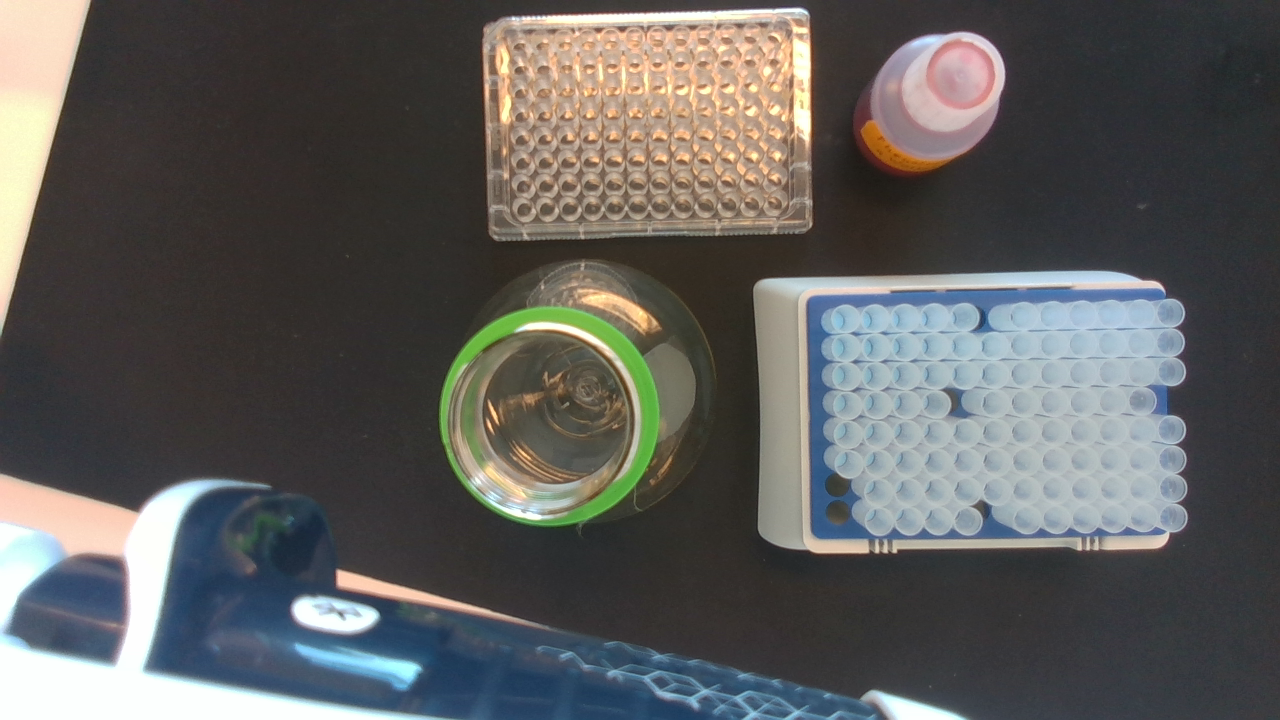
#> input picture scripts/classes/MTP/lab2.png, 1280 x 720 px, found by its file name
$ python box.py   (older library calls are emulated)
#> lines starting #> are read from the running program, lines starting #| are printed output that depends on the picture; after the words box and inside, x2 and y2 are one past the last pixel; in counts of white or black regions, pixels touching at a corner belong together
import cv2 as cv
import numpy as np
import matplotlib.pyplot as plt

def auto_limit(image, sigma):
    median = np.median(image)
    lower_limit = int(max(0, (1 - sigma) * median))
    upper_limit = int(min(255, (1 + sigma) * median))
    return lower_limit, upper_limit

ORIGINAL = cv.imread('/home/mike/cobot/scripts/classes/MTP/lab2.png')
#> ORIGINAL is the input picture: shape (720, 1280, 3); mean B, G, R 91.9, 93.5, 93.9
image = ORIGINAL.copy()

gray = cv.cvtColor(image, cv.COLOR_RGB2GRAY)
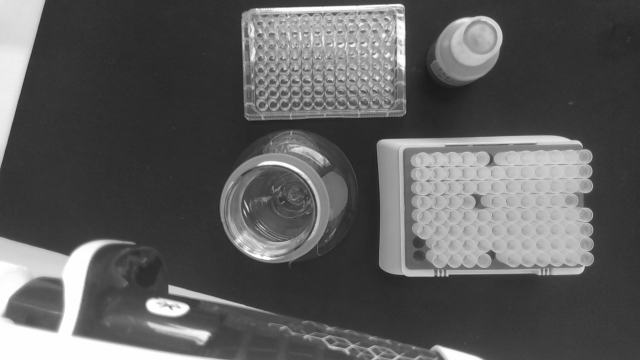
#> gray: shape (720, 1280) (shown at 1/2 size); min 24, max 255, mean 93.1
gblur = cv.GaussianBlur(gray,(3,3), cv.BORDER_DEFAULT)

lower, upper = auto_limit(gblur, 0.33)
#> in auto_limit, `median = np.median(image)`: median = 57
#> in auto_limit, `lower_limit = int(max(0, (1 - sigma) * median))`: lower_limit = 38
#> in auto_limit, `upper_limit = int(min(255, (1 + sigma) * median))`: upper_limit = 75
#> lower = 38; upper = 75
canny = cv.Canny(image, lower, upper)
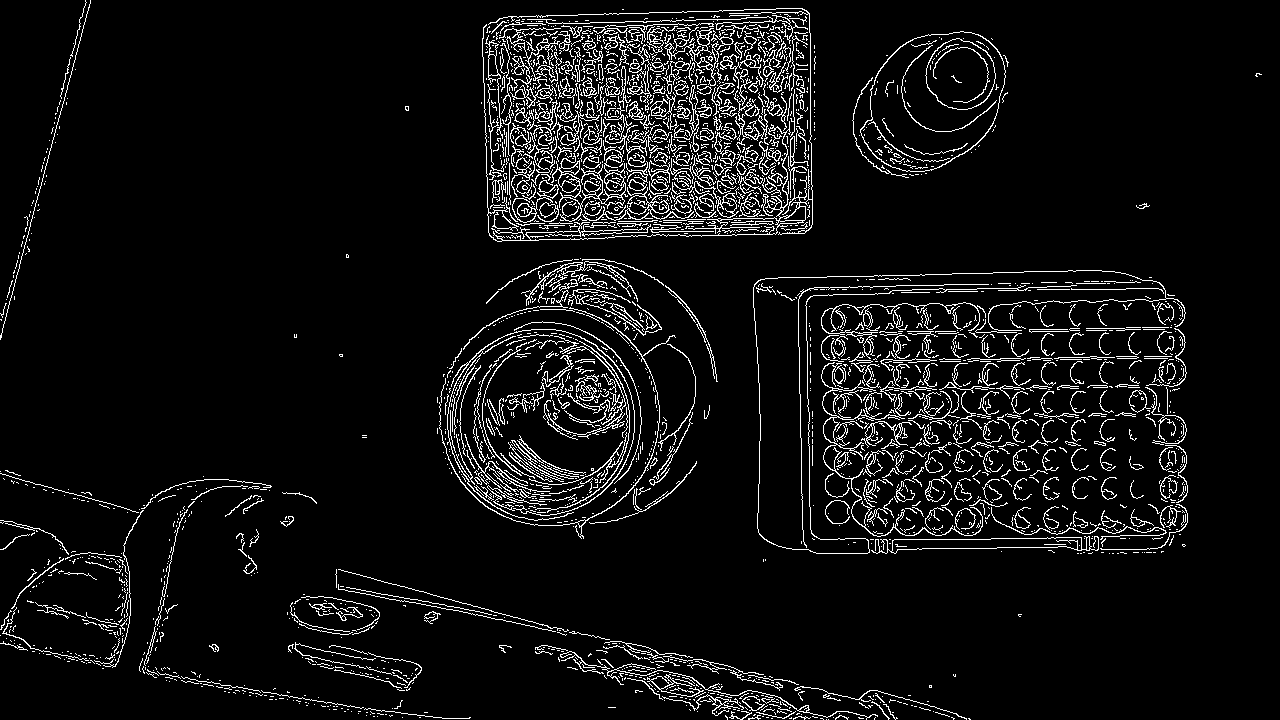
#> canny: shape (720, 1280); 6.5% white in thin lines or dots
canny = cv.dilate(canny, (39,39))
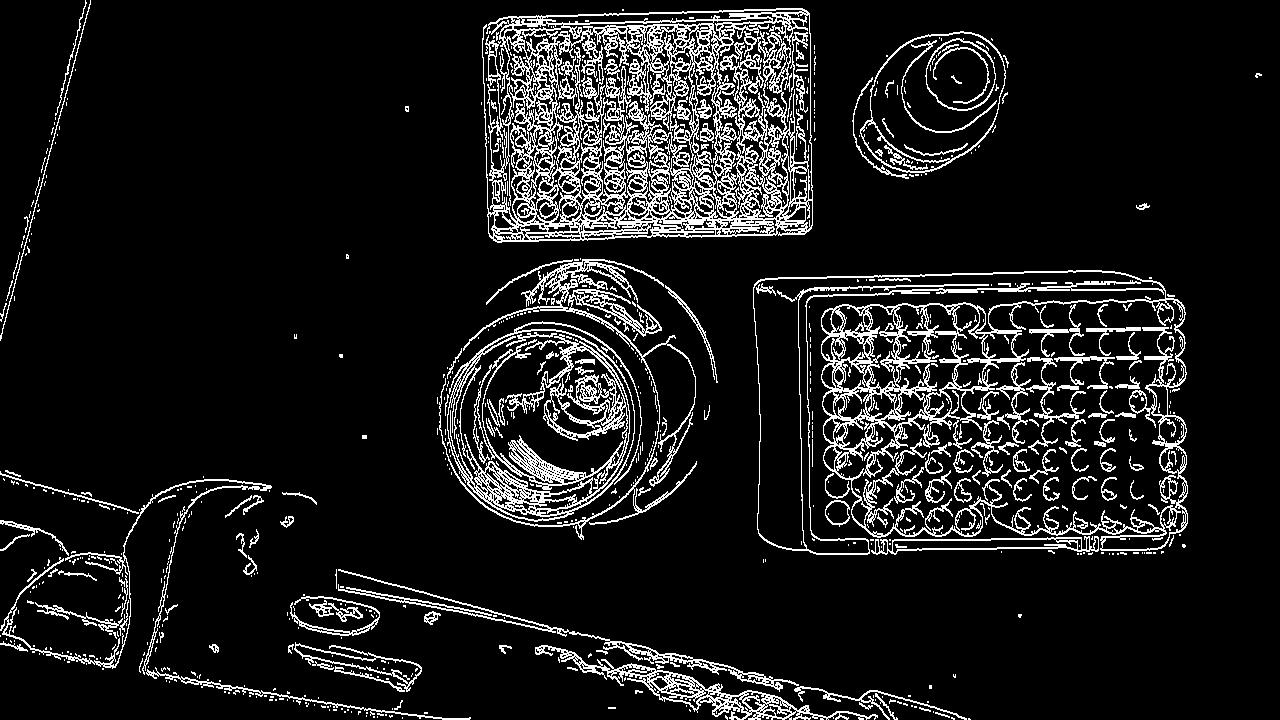
#> canny: shape (720, 1280); 10.6% white in thin lines or dots

cv.imshow("canny", canny)

_,contours,_ = cv.findContours(canny, cv.RETR_TREE, cv.CHAIN_APPROX_NONE)
#> contours = 3611 contours, 2875 with area under 20; largest, box (x1, y1, x2, y2) and area: (753, 270, 1188, 555) 101292, (482, 8, 813, 243) 70015, (851, 299, 1185, 536) 50280, (447, 321, 642, 522) 28285, (753, 271, 1164, 554) 19077
final = image.copy()

for contour in contours:
    area  = cv.contourArea(contour)
    length = len(contour)
    approx = cv.approxPolyDP(contour, 0.12*length, False)
    number_of_corners = len(approx)
    if 108000 > area > 800:
        final = cv.drawContours(final,contour, -1, (0,255,0), 3)
        print(area)
        x,y,w,h = cv.boundingRect(contour)
#> this loop made 3611 passes
#> (area, length, number_of_corners, x, y, w, h) on passes 133, 300, 303, 408, 499, 504, 583, 692: (4363, 1252, 3, 535, 645, 343, 75), (1664.5, 445, 3, 294, 642, 128, 50), (1275.5, 293, 3, 295, 644, 127, 41), (1982.5, 1863, 3, 338, 569, 461, 123), (2244, 582, 3, 871, 536, 228, 19), (1451, 420, 3, 892, 538, 186, 16), (1072.5, 2129, 2, 0, 479, 272, 196), (28285, 1114, 3, 447, 321, 195, 201)
#> (printed output is left out)
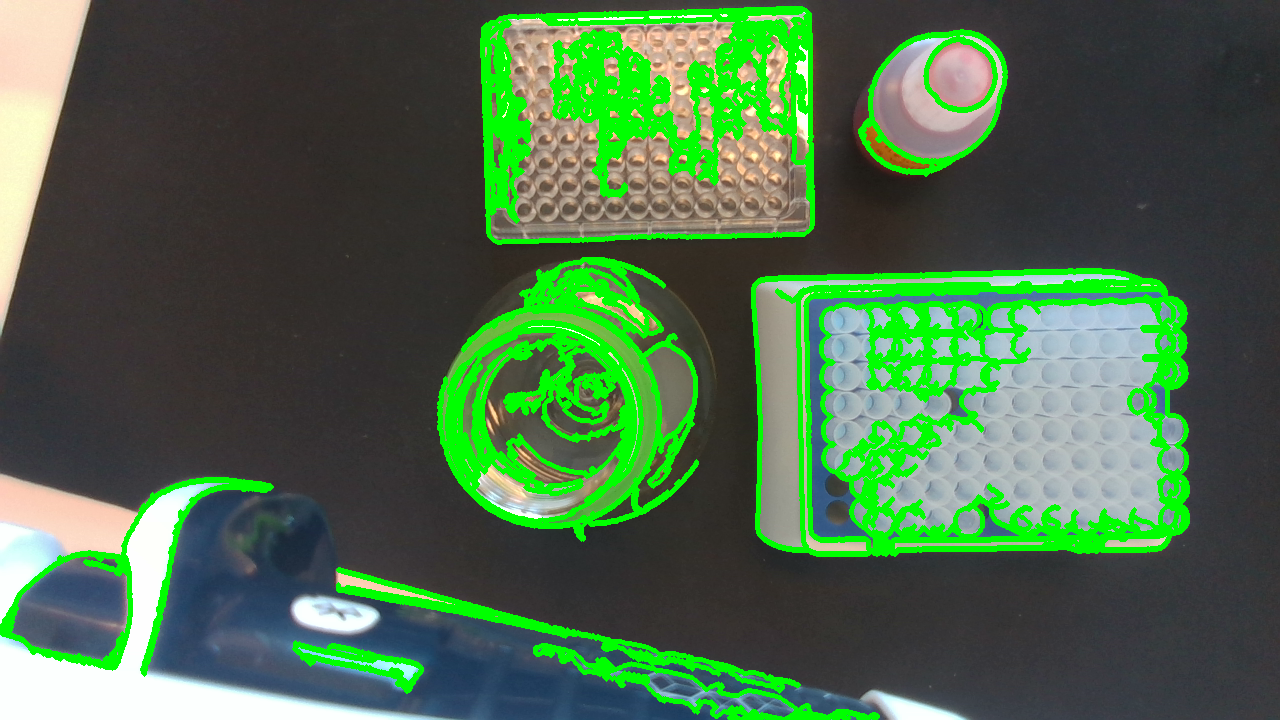
#> final: shape (720, 1280, 3); 13.07% of pixels changed, all inside (x1, y1, x2, y2) = (0, 6, 1190, 720)

cv.imshow("final", final)
cv.waitKey(0)

# matching template with points
def distance(point_a, point_b):
    diff_x = np.absolute(point_a[0]-point_b[0])
    diff_y = np.absolute(point_a[1]-point_b[1])
    return np.sqrt(np.power(diff_x,2)+np.power(diff_y,2))
    # c = sqrt(|a1-b1|^2+|a2-b2|^2)

# doesnt work -> for the idea
tips = [[0,0]*12]*8
circle_centers = [[0,0]*12]*8
for point in tips:
    for circle in circle_centers:
#> (the run stopped early here; a loop or call above may not have finished)

$ run again, with scripts/classes/MTP/lab3.png copied over scripts/classes/MTP/lab2.png
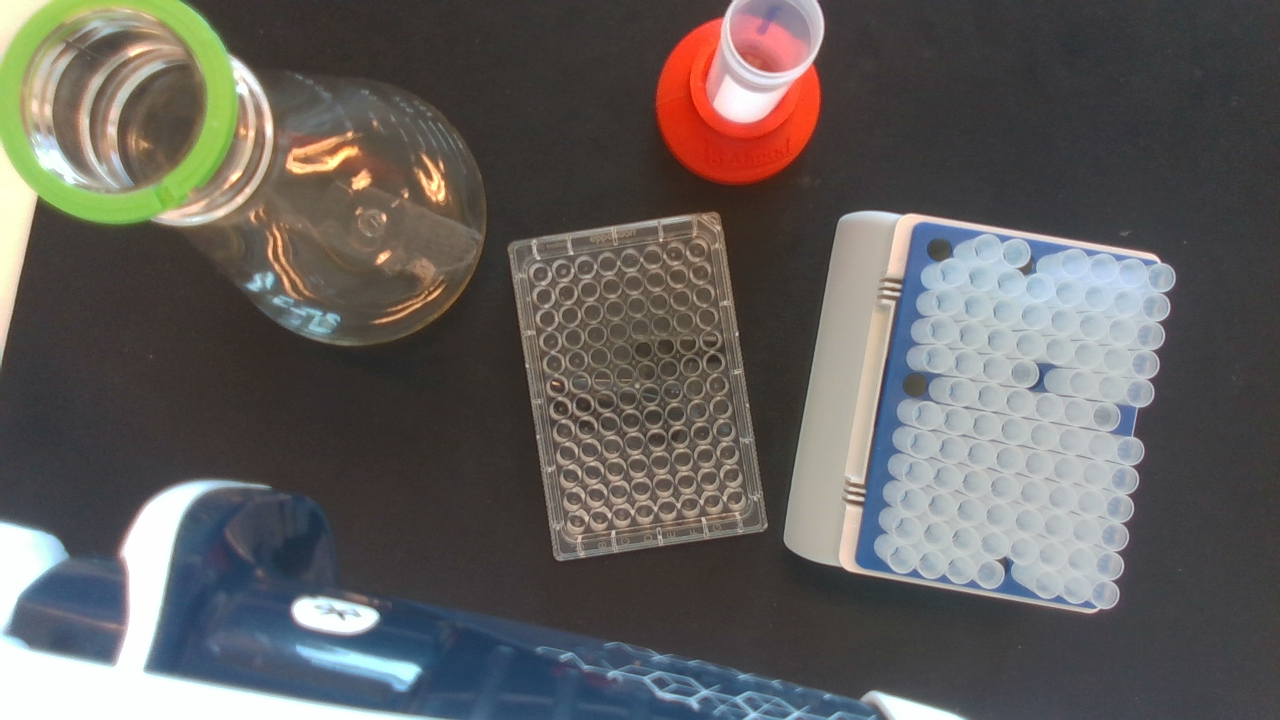
#> input picture scripts/classes/MTP/lab3.png, 1280 x 720 px, found by its file name
#> ORIGINAL is the input picture: shape (720, 1280, 3); mean B, G, R 93.4, 95.8, 99
#> median = 68
#> lower_limit = 45
#> upper_limit = 90
#> lower = 45; upper = 90
#> `canny = cv.dilate(canny, (39,39))`:
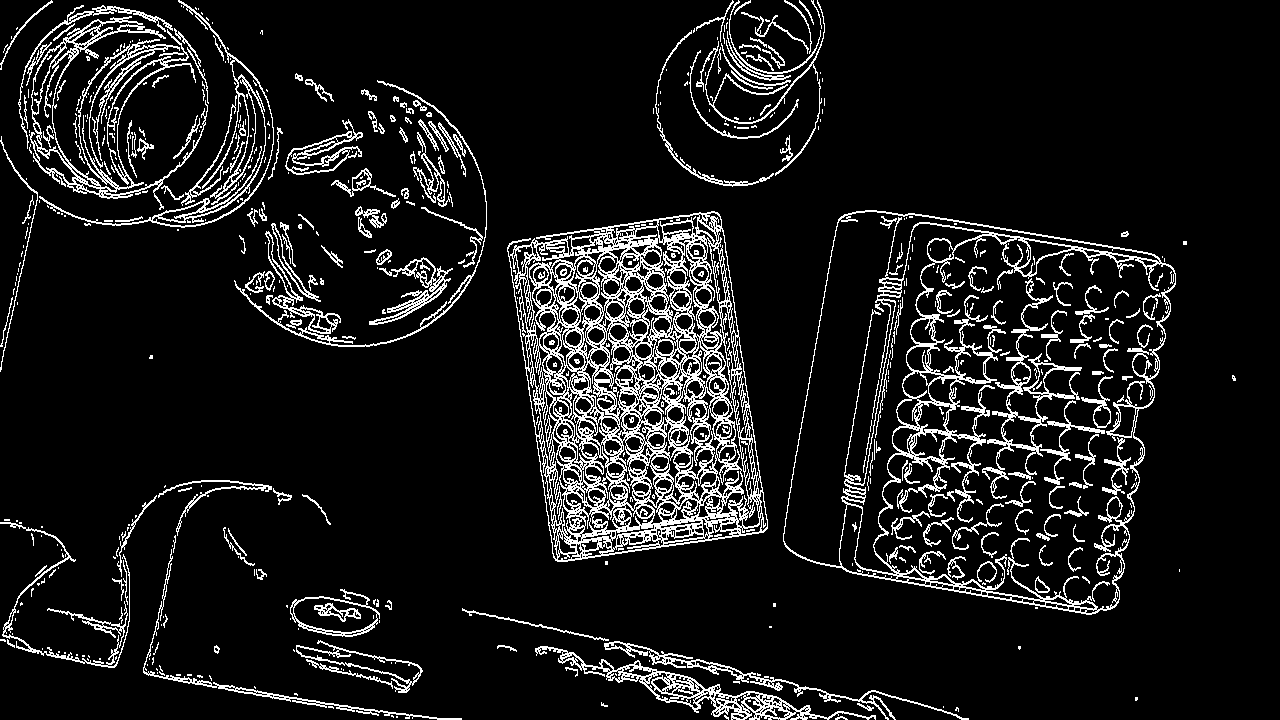
#> canny: shape (720, 1280); 9.9% white in thin lines or dots
#> contours = 3437 contours, 2649 with area under 20; largest, box (x1, y1, x2, y2) and area: (783, 210, 1176, 615) 122902, (873, 235, 1176, 611) 72050, (507, 211, 768, 562) 69437, (783, 211, 1160, 567) 24760, (842, 223, 990, 575) 8448
#> the loop `for contour in contours:` made 3437 passes
#> (area, length, approx, number_of_corners, x, y, w, h) on pass 53: (4508.5, 1053, [[540, 646], [875, 719], [541, 646]], 3, 535, 646, 341, 74)
#> (printed output is left out)
#> after the loop `for contour in contours:`:
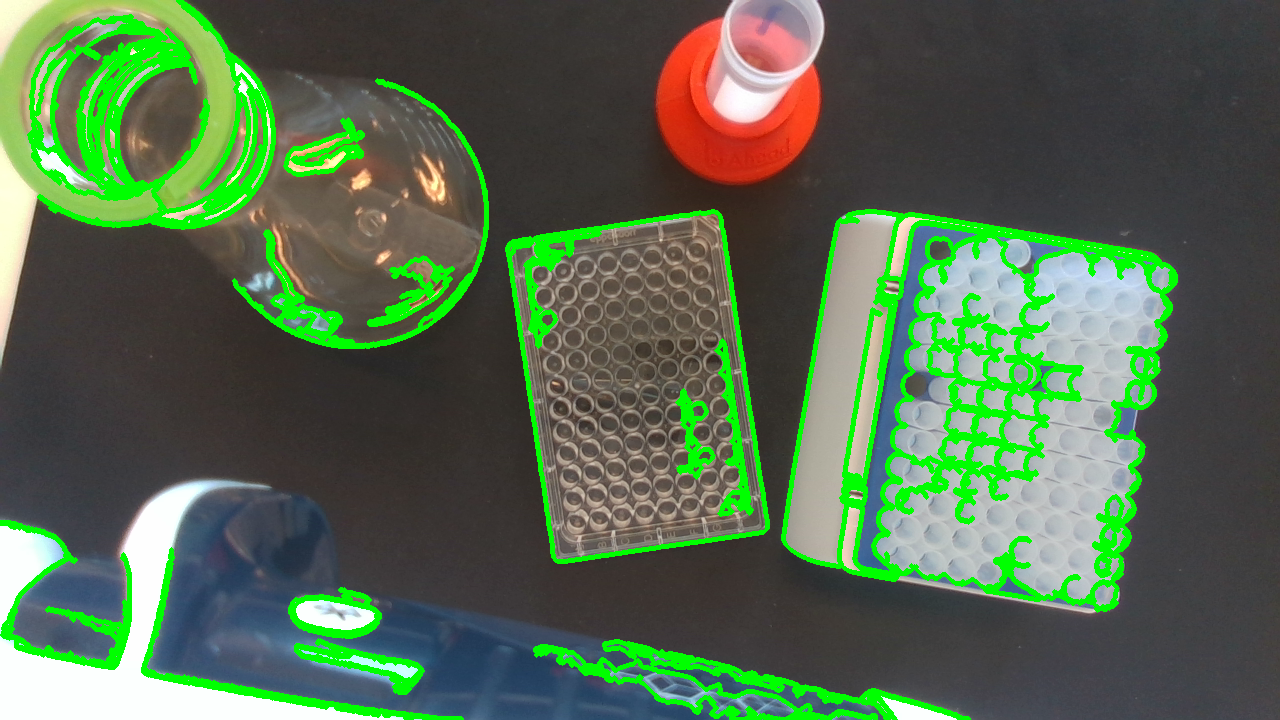
#> final: shape (720, 1280, 3); 9.92% of pixels changed, all inside (x1, y1, x2, y2) = (0, 0, 1178, 720)
